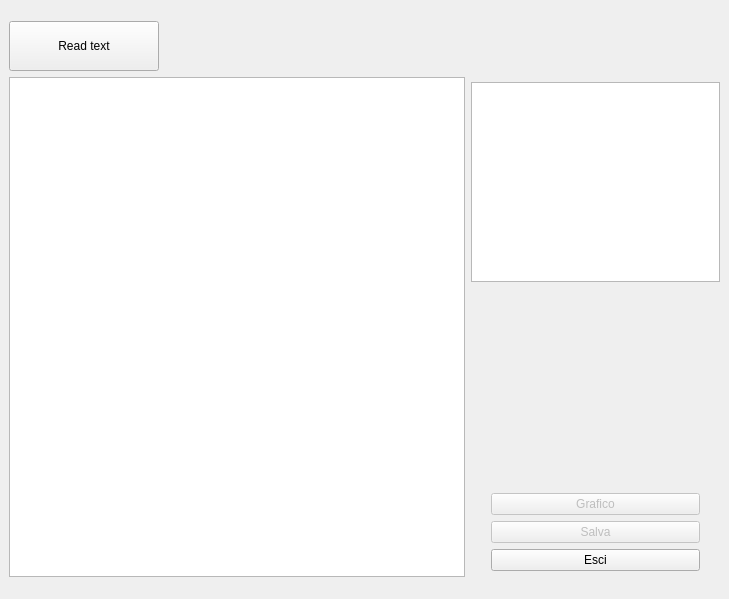
<?xml version="1.0" encoding="UTF-8"?>
<ui version="4.0">
 <class>MainWindow</class>
 <widget class="QMainWindow" name="MainWindow">
  <property name="geometry">
   <rect>
    <x>0</x>
    <y>0</y>
    <width>729</width>
    <height>599</height>
   </rect>
  </property>
  <property name="windowTitle">
   <string>MainWindow</string>
  </property>
  <widget class="QWidget" name="centralwidget">
   <layout class="QGridLayout" name="gridLayout">
    <item row="0" column="0">
     <layout class="QVBoxLayout" name="verticalLayout_3">
      <item>
       <widget class="QPushButton" name="pushButton">
        <property name="minimumSize">
         <size>
          <width>0</width>
          <height>50</height>
         </size>
        </property>
        <property name="maximumSize">
         <size>
          <width>150</width>
          <height>50</height>
         </size>
        </property>
        <property name="text">
         <string>Read text</string>
        </property>
       </widget>
      </item>
      <item>
       <layout class="QHBoxLayout" name="horizontalLayout">
        <item>
         <widget class="QTextEdit" name="textEdit">
          <property name="sizePolicy">
           <sizepolicy hsizetype="Fixed" vsizetype="Fixed">
            <horstretch>0</horstretch>
            <verstretch>0</verstretch>
           </sizepolicy>
          </property>
          <property name="minimumSize">
           <size>
            <width>450</width>
            <height>500</height>
           </size>
          </property>
          <property name="maximumSize">
           <size>
            <width>700</width>
            <height>750</height>
           </size>
          </property>
         </widget>
        </item>
        <item>
         <layout class="QVBoxLayout" name="verticalLayout_2">
          <item>
           <widget class="QTableWidget" name="tableWidget">
            <property name="minimumSize">
             <size>
              <width>249</width>
              <height>200</height>
             </size>
            </property>
            <property name="maximumSize">
             <size>
              <width>249</width>
              <height>200</height>
             </size>
            </property>
           </widget>
          </item>
          <item>
           <layout class="QVBoxLayout" name="verticalLayout">
            <property name="leftMargin">
             <number>20</number>
            </property>
            <property name="topMargin">
             <number>200</number>
            </property>
            <property name="rightMargin">
             <number>20</number>
            </property>
            <item>
             <widget class="QPushButton" name="graphic">
              <property name="enabled">
               <bool>false</bool>
              </property>
              <property name="minimumSize">
               <size>
                <width>0</width>
                <height>20</height>
               </size>
              </property>
              <property name="text">
               <string>Grafico</string>
              </property>
             </widget>
            </item>
            <item>
             <widget class="QPushButton" name="save_info">
              <property name="enabled">
               <bool>false</bool>
              </property>
              <property name="minimumSize">
               <size>
                <width>0</width>
                <height>20</height>
               </size>
              </property>
              <property name="text">
               <string>Salva</string>
              </property>
             </widget>
            </item>
            <item>
             <widget class="QPushButton" name="exit">
              <property name="minimumSize">
               <size>
                <width>0</width>
                <height>20</height>
               </size>
              </property>
              <property name="text">
               <string>Esci</string>
              </property>
             </widget>
            </item>
           </layout>
          </item>
         </layout>
        </item>
       </layout>
      </item>
     </layout>
    </item>
   </layout>
  </widget>
 </widget>
 <resources/>
 <connections>
  <connection>
   <sender>exit</sender>
   <signal>clicked()</signal>
   <receiver>MainWindow</receiver>
   <slot>close()</slot>
   <hints>
    <hint type="sourcelabel">
     <x>549</x>
     <y>435</y>
    </hint>
    <hint type="destinationlabel">
     <x>419</x>
     <y>299</y>
    </hint>
   </hints>
  </connection>
 </connections>
</ui>
